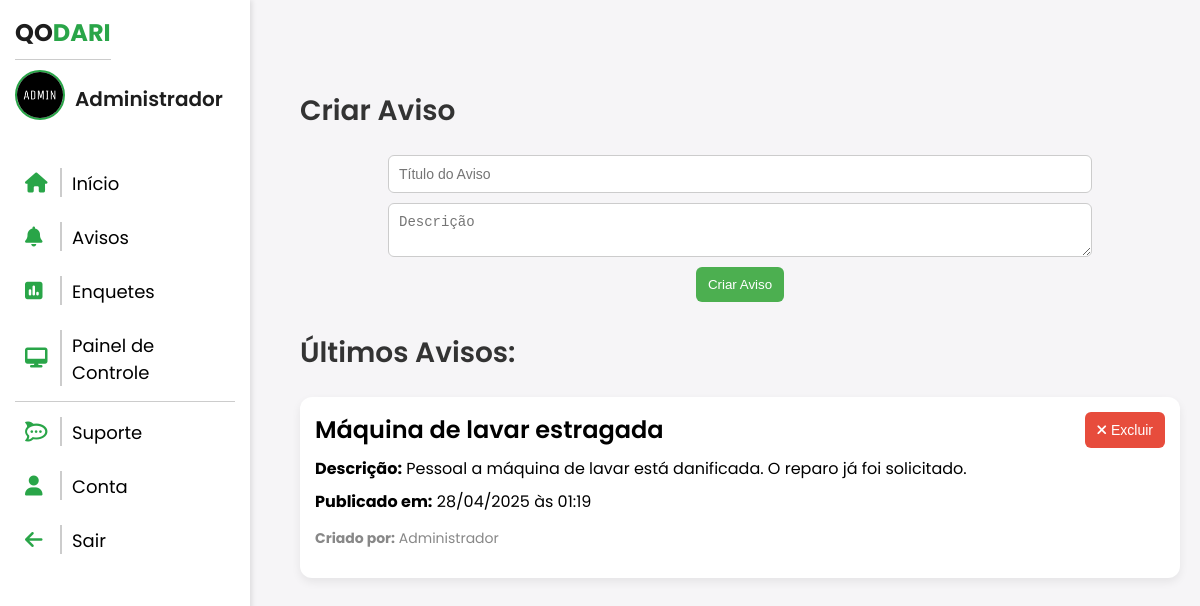
Before: /avisos/ (signed in) with the older database file.
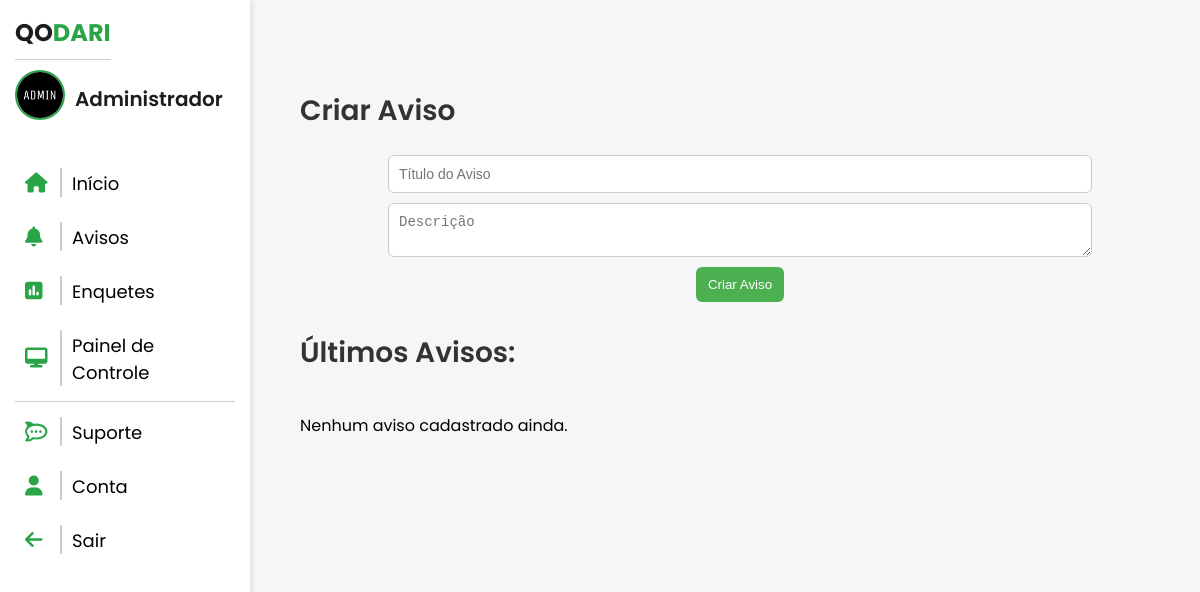
After: the same page with the newer database file.
### AppMoradia/models.py (models this page shows, shortened)
class Aviso(models.Model):
    titulo = models.CharField(max_length=200)
    descricao = models.TextField()
    data_criacao = models.DateTimeField(auto_now_add=True)
    criado_por = models.ForeignKey(settings.AUTH_USER_MODEL, on_delete=models.CASCADE)

class CustomUser(AbstractUser):
     foto = models.ImageField(
        upload_to='fotos_perfil/',
        blank=True,
        null=True,
        default='fotos_perfil/default.png'
      )
     tipo = (
         ('VISITANTE','Visitante'),
         ('RESIDENTE','Residente'),
         ('SÍNDICO','Síndico'),
         ('COORDENADOR','Coordenador')
     )
     tipo = models.CharField(max_length=100, choices=tipo, default='VISITANTE')
     telefone = models.CharField(
        max_length=11,
        blank=True,
        null=True
    )

### AppMoradia/views.py (the view)
# urls.py: path('avisos/', views.avisos, name='avisos'),
@login_required
def avisos(request):
    usuario = request.user
    avisos = Aviso.objects.all().order_by('-data_criacao')
    return render(request, 'avisos.html', {'usuario': usuario, 'avisos': avisos})

### AppMoradia/templates/avisos.html (shortened to what this page needs)
{% extends 'sidebar-sistema.html' %}
{% load static %}
    {% block content %}
    <div class="dashboard">
        {% if user.tipo == 'COORDENADOR' or user.tipo == 'SÍNDICO' %}
        <h2 class="dashboard-title">Criar Aviso</h2>
        <div class="form-adicionar-evento">
            <form method="post" action="{% url 'adicionar_aviso' %}">
                <input type="text" name="titulo" placeholder="Título do Aviso" required class="input-evento">
                <textarea name="descricao" placeholder="Descrição" required class="textarea-evento"></textarea>
                <button type="submit" class="btn-adicionar">Criar Aviso</button>
            </form>
        </div>
        {% endif %}
        <h2 class="dashboard-title">Últimos Avisos:</h2>
        <div class="lista-eventos">
            {% for aviso in avisos %}
            <div class="card-evento">
                <div class="header-evento">
                    <h3 class="titulo-evento">{{ aviso.titulo }}</h3>
                    {% if user.tipo == 'COORDENADOR' %}
                    <form class="form-event" method="post" action="{% url 'excluir_aviso' aviso.id %}" onsubmit="return confirm('Tem certeza?');">
                        <button style="width: 100%; " type="submit" class="btn-delete"><i class="fa-solid fa-xmark"></i> Excluir</button>
                    </form>
                        {% endif %}
                </div>
                <div class="info-evento">
                    <p class="descricao-evento"><strong>Descrição:</strong> {{ aviso.descricao }}</p>
                    <p><strong>Publicado em:</strong> {{ aviso.data_criacao|date:"d/m/Y" }} às {{ aviso.data_criacao|date:"H:i" }}</p>
                </div>
                <p class="autor-evento"><strong>Criado por:</strong> {{ aviso.criado_por.first_name }}</p>
            </div>
            {% empty %}
            <p>Nenhum aviso cadastrado ainda.</p>
            {% endfor %}
        </div>
    </div>
    {% endblock %}

Changed rows visible on the page:
removed Aviso: titulo "Máquina de lavar estragada", descricao "Pessoal a máquina de lavar está danificada. O reparo já foi solicitado.", data_criacao "28/04/2025", data_criacao "01:19", criado_por.first_name "Administrador"
Other visible differences:
text now shown: "Nenhum aviso cadastrado ainda."
